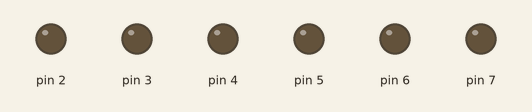
This sketch was run on a simulated Arduino Uno, built with avr-gcc and run on an emulated ATmega328P. On the bench: output pins drawn as LEDs (lit = HIGH).

Above: at 0.2 s.
At 1.7 s:
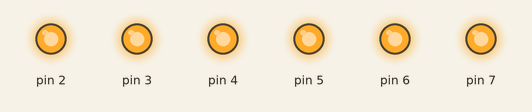
Timing chart, 0 to 3.0 s (numbered marks = the images above):
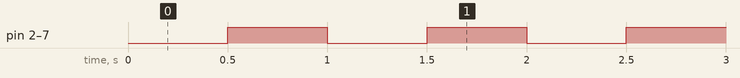

The sketch:

bitwise_port_setup.ino
```cpp
void setup()
{
  DDRD = DDRD | B11111100;
}

void loop()
{
  PORTD = PORTD & B00000000;
  delay(500);
  PORTD = PORTD | B11111100;
  delay(500);
}
```

Measured:
- by itself, pin 2–7: alternates HIGH for 0.50 s and LOW for 0.50 s
